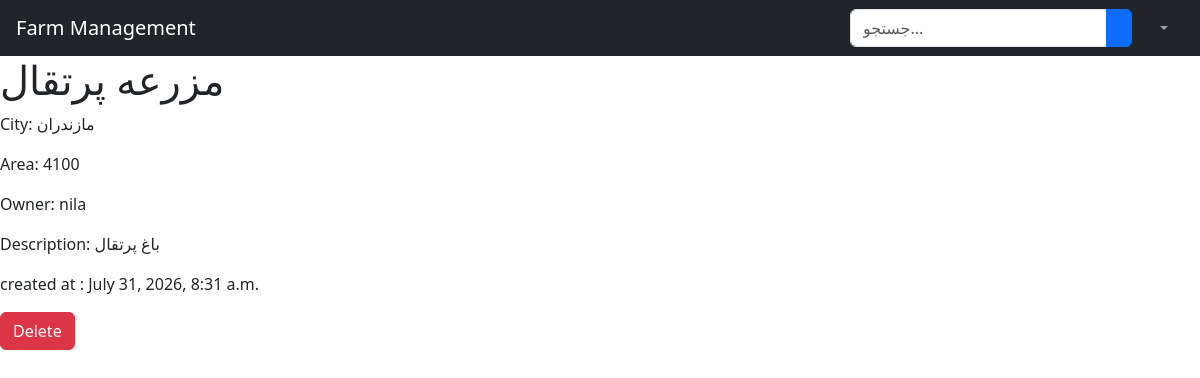
Screenshot of /farm/3/ with the database file from the repository.
### farm/models.py (models this page shows, shortened)
class Farm(models.Model):
    name=models.CharField(max_length=20,verbose_name="نام")
    city=models.CharField(max_length=30,verbose_name="شهر")
    area=models.IntegerField(validators=[MinValueValidator(0)],verbose_name="مساحت")
    descreaption=models.TextField(verbose_name="توضیحات")
    phone=models.CharField(max_length=11,validators=[
        RegexValidator(
            regex=r'^0\d{10}$',  # 0 + 10 رقم
            message='شماره تلفن باید با 0 شروع شود و 11 رقم باشد'
        )
    ]
    ,verbose_name='شماره موبایل')
    owner=models.ForeignKey(User,on_delete=models.CASCADE)
    created_at = models.DateTimeField(auto_now_add=True)

### farm/views.py (the view)
# urls.py: path("<int:pk>/",FarmDetailView.as_view(), name="farmdetail"),
class FarmDetailView(DetailView):
    model=Farm
    template_name="farm/farm_detail.html"
    context_object_name='farm'

### farm/templates/farm/farm_detail.html (shortened to what this page needs)
{% extends "base.html" %}
{% block page_content %}
<h1>{{ farm.name }}</h1>
<p>City: {{ farm.city }}</p>
<p>Area: {{ farm.area }}</p>
<p>Owner: {{ farm.owner.username }}</p>
<p>Description: {{ farm.descreaption }}</p>
<p>created at : {{farm.created_at}}</p>
<a href="{% url 'farm:farmdelete' farm.pk %}" class="btn btn-danger"> Delete </a>
{% endblock %}

### rows the page displays
Farm: name "مزرعه پرتقال", city "مازندران", area "4100", owner.username "nila", descreaption "باغ پرتقال", created_at "July 31, 2026, 8:31 a.m."
